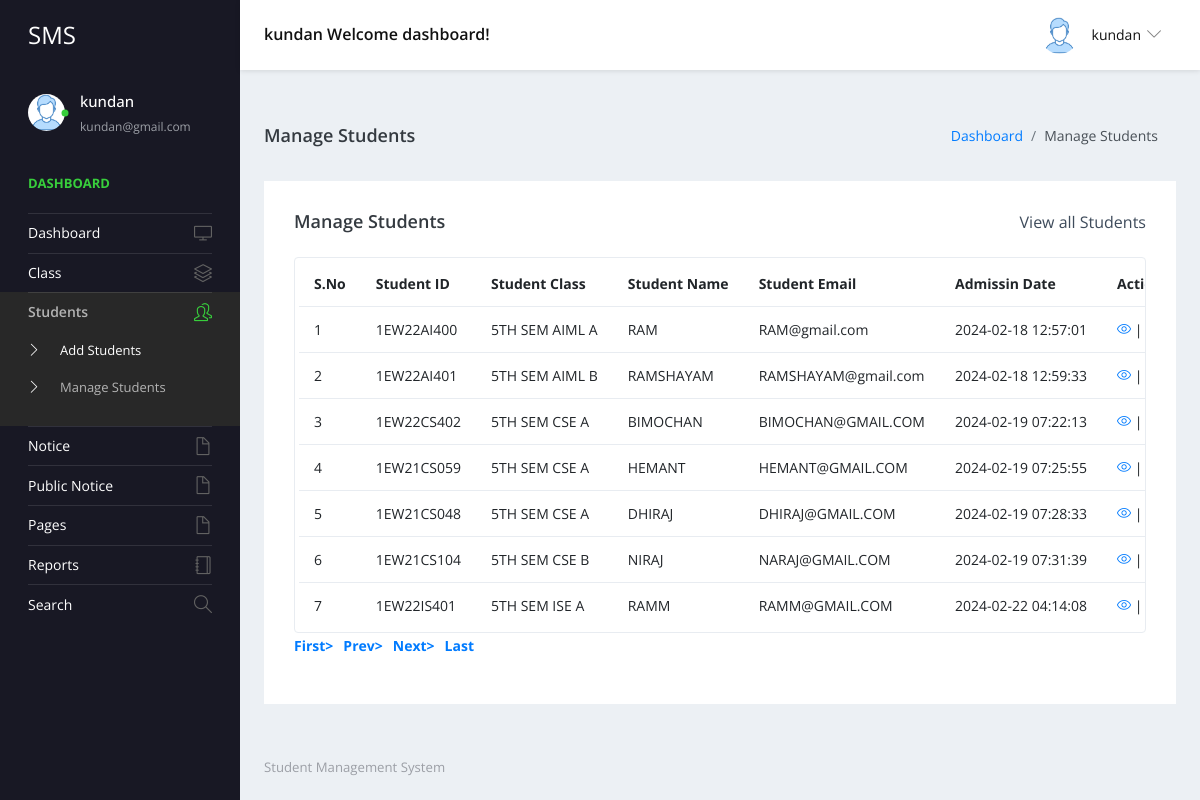
/studentms/admin/manage-students.php (signed in), run on the app's committed database.
### tables this page shows
CREATE TABLE `tblstudent` (
  `ID` int(10) NOT NULL,
  `StudentName` varchar(200) DEFAULT NULL,
  `StudentEmail` varchar(200) DEFAULT NULL,
  `StudentClass` varchar(100) DEFAULT NULL,
  `Gender` varchar(50) DEFAULT NULL,
  `DOB` date DEFAULT NULL,
  `StuID` varchar(200) DEFAULT NULL,
  `FatherName` mediumtext DEFAULT NULL,
  `MotherName` mediumtext DEFAULT NULL,
  `ContactNumber` bigint(10) DEFAULT NULL,
  `AltenateNumber` bigint(10) DEFAULT NULL,
  `Address` mediumtext DEFAULT NULL,
  `UserName` varchar(200) DEFAULT NULL,
  `Password` varchar(200) DEFAULT NULL,
  `Image` varchar(200) DEFAULT NULL,
  `DateofAdmission` timestamp NULL DEFAULT current_timestamp()
);

CREATE TABLE `tblclass` (
  `ID` int(5) NOT NULL,
  `ClassName` varchar(50) DEFAULT NULL,
  `Section` varchar(20) DEFAULT NULL,
  `CreationDate` timestamp NULL DEFAULT current_timestamp()
);

### studentms/admin/manage-students.php (the view, shortened to what this page needs)
<?php
include('includes/dbconnection.php');
if (strlen($_SESSION['sturecmsaid']==0)) {
  header('location:logout.php');
  } else{
?>
<!DOCTYPE html>
<html lang="en">
  <head>
    <link rel="stylesheet" href="vendors/simple-line-icons/css/simple-line-icons.css">
    <link rel="stylesheet" href="vendors/flag-icon-css/css/flag-icon.min.css">
    <link rel="stylesheet" href="vendors/css/vendor.bundle.base.css">
    <link rel="stylesheet" href="./vendors/daterangepicker/daterangepicker.css">
    <link rel="stylesheet" href="./vendors/chartist/chartist.min.css">
    <link rel="stylesheet" href="./css/style.css">
  </head>
  <body>
    <div class="container-scroller">
     <?php include_once('includes/header.php');?>
      <div class="container-fluid page-body-wrapper">
        <?php include_once('includes/sidebar.php');?>
        <div class="main-panel">
          <div class="content-wrapper">
             <div class="page-header">
              <h3 class="page-title"> Manage Students </h3>
              <nav aria-label="breadcrumb">
                <ol class="breadcrumb">
                  <li class="breadcrumb-item"><a href="dashboard.php">Dashboard</a></li>
                  <li class="breadcrumb-item active" aria-current="page"> Manage Students</li>
                </ol>
              </nav>
            </div>
            <div class="row">
              <div class="col-md-12 grid-margin stretch-card">
                <div class="card">
                  <div class="card-body">
                    <div class="d-sm-flex align-items-center mb-4">
                      <h4 class="card-title mb-sm-0">Manage Students</h4>
                      <a href="#" class="text-dark ml-auto mb-3 mb-sm-0"> View all Students</a>
                    </div>
                    <div class="table-responsive border rounded p-1">
                      <table class="table">
                        <thead>
                          <tr>
                            <th class="font-weight-bold">S.No</th>
                            <th class="font-weight-bold">Student ID</th>
                            <th class="font-weight-bold">Student Class</th>
                            <th class="font-weight-bold">Student Name</th>
                            <th class="font-weight-bold">Student Email</th>
                            <th class="font-weight-bold">Admissin Date</th>
                            <th class="font-weight-bold">Action</th>
                          </tr>
                        </thead>
                        <tbody>
                           <?php
                            if (isset($_GET['pageno'])) {
            $pageno = $_GET['pageno'];
        } else {
            $pageno = 1;
        }
        $no_of_records_per_page = 15;
        $offset = ($pageno-1) * $no_of_records_per_page;
       $ret = "SELECT ID FROM tblstudent";
$query1 = $dbh -> prepare($ret);
$query1->execute();
$total_rows=$query1->rowCount();
$total_pages = ceil($total_rows / $no_of_records_per_page);
$sql="SELECT tblstudent.StuID,tblstudent.ID as sid,tblstudent.StudentName,tblstudent.StudentEmail,tblstudent.DateofAdmission,tblclass.ClassName,tblclass.Section from tblstudent join tblclass on tblclass.ID=tblstudent.StudentClass LIMIT $offset, $no_of_records_per_page";
$query = $dbh -> prepare($sql);
$query->execute();
$results=$query->fetchAll(PDO::FETCH_OBJ);
$cnt=1;
if($query->rowCount() > 0)
{
foreach($results as $row)
{               ?>
                          <tr>
                            <td><?php echo htmlentities($cnt);?></td>
                            <td><?php  echo htmlentities($row->StuID);?></td>
                            <td><?php  echo htmlentities($row->ClassName);?> <?php  echo htmlentities($row->Section);?></td>
                            <td><?php  echo htmlentities($row->StudentName);?></td>
                            <td><?php  echo htmlentities($row->StudentEmail);?></td>
                            <td><?php  echo htmlentities($row->DateofAdmission);?></td>
                            <td>
                              <div><a href="edit-student-detail.php?editid=<?php echo htmlentities ($row->sid);?>"><i class="icon-eye"></i></a>
                                                || <a href="manage-students.php?delid=<?php echo ($row->sid);?>" onclick="return confirm('Do you really want to Delete ?');"> <i class="icon-trash"></i></a></div>
                            </td>
                          </tr><?php $cnt=$cnt+1;}} ?>
                        </tbody>
                      </table>
                    </div>
                    <div align="left">
    <ul class="pagination" >
        <li><a href="?pageno=1"><strong>First></strong></a></li>
        <li class="<?php if($pageno <= 1){ echo 'disabled'; } ?>">
            <a href="<?php if($pageno <= 1){ echo '#'; } else { echo "?pageno=".($pageno - 1); } ?>"><strong style="padding-left: 10px">Prev></strong></a>
        </li>
        <li class="<?php if($pageno >= $total_pages){ echo 'disabled'; } ?>">
            <a href="<?php if($pageno >= $total_pages){ echo '#'; } else { echo "?pageno=".($pageno + 1); } ?>"><strong style="padding-left: 10px">Next></strong></a>
        </li>
        <li><a href="?pageno=<?php echo $total_pages; ?>"><strong style="padding-left: 10px">Last</strong></a></li>
    </ul>
</div>
                  </div>
                </div>
              </div>
            </div>
          </div>
         <?php include_once('includes/footer.php');?>
        </div>
      </div>
    </div>
  </body>
</html><?php }  ?>

### studentms/admin/includes/header.php (shortened to what this page needs)
 <nav class="navbar default-layout-navbar col-lg-12 col-12 p-0 fixed-top d-flex flex-row">
        <div class="navbar-brand-wrapper d-flex align-items-center">
          <a class="navbar-brand brand-logo" href="dashboard.php">
            <strong style="color: white;">SMS</strong>
          </a>
        </div><?php
         $aid= $_SESSION['sturecmsaid'];
$sql="SELECT * from tbladmin where ID=:aid";
$query = $dbh -> prepare($sql);
$query->bindParam(':aid',$aid,PDO::PARAM_STR);
$query->execute();
$results=$query->fetchAll(PDO::FETCH_OBJ);
$cnt=1;
if($query->rowCount() > 0)
{
foreach($results as $row)
{               ?>
        <div class="navbar-menu-wrapper d-flex align-items-center flex-grow-1">
          <h5 class="mb-0 font-weight-medium d-none d-lg-flex"><?php  echo htmlentities($row->AdminName);?> Welcome dashboard!</h5>
          <ul class="navbar-nav navbar-nav-right ml-auto">
            <li class="nav-item dropdown d-none d-xl-inline-flex user-dropdown">
              <a class="nav-link dropdown-toggle" id="UserDropdown" href="#" data-toggle="dropdown" aria-expanded="false">
                <img class="img-xs rounded-circle ml-2" src="images/faces/face8.jpg" alt="Profile image"> <span class="font-weight-normal"> <?php  echo htmlentities($row->AdminName);?> </span></a>
                <?php $cnt=$cnt+1;}} ?>
            </li>
          </ul>
        </div>
      </nav>

### studentms/admin/includes/sidebar.php (shortened to what this page needs)
<nav class="sidebar sidebar-offcanvas" id="sidebar">
          <ul class="nav">
            <li class="nav-item nav-profile">
              <a href="#" class="nav-link">
                <div class="profile-image">
                  <img class="img-xs rounded-circle" src="images/faces/face8.jpg" alt="profile image">
                  <div class="dot-indicator bg-success"></div>
                </div>
                <div class="text-wrapper">
                  <?php
         $aid= $_SESSION['sturecmsaid'];
$sql="SELECT * from tbladmin where ID=:aid";
$query = $dbh -> prepare($sql);
$query->bindParam(':aid',$aid,PDO::PARAM_STR);
$query->execute();
$results=$query->fetchAll(PDO::FETCH_OBJ);
$cnt=1;
if($query->rowCount() > 0)
{
foreach($results as $row)
{               ?>
                  <p class="profile-name"><?php  echo htmlentities($row->AdminName);?></p>
                  <p class="designation"><?php  echo htmlentities($row->Email);?></p><?php $cnt=$cnt+1;}} ?>
                </div>
              </a>
            </li>
            <li class="nav-item nav-category">
              <span class="nav-link">Dashboard</span>
            </li>
            <li class="nav-item">
              <a class="nav-link" href="dashboard.php">
                <span class="menu-title">Dashboard</span>
                <i class="icon-screen-desktop menu-icon"></i>
              </a>
            </li>
            <li class="nav-item">
              <a class="nav-link" data-toggle="collapse" href="#ui-basic" aria-expanded="false" aria-controls="ui-basic">
                <span class="menu-title">Class</span>
                <i class="icon-layers menu-icon"></i>
              </a>
            </li>
            <li class="nav-item">
              <a class="nav-link" data-toggle="collapse" href="#ui-basic1" aria-expanded="false" aria-controls="ui-basic1">
                <span class="menu-title">Students</span>
                <i class="icon-people menu-icon"></i>
              </a>
              <div class="collapse" id="ui-basic1">
                <ul class="nav flex-column sub-menu">
                  <li class="nav-item"> <a class="nav-link" href="add-students.php">Add Students</a></li>
                  <li class="nav-item"> <a class="nav-link" href="manage-students.php">Manage Students</a></li>
                </ul>
              </div>
            </li>
            <li class="nav-item">
              <a class="nav-link" data-toggle="collapse" href="#auth" aria-expanded="false" aria-controls="auth">
                <span class="menu-title">Notice</span>
                <i class="icon-doc menu-icon"></i>
              </a>
            </li>
            <li class="nav-item">
              <a class="nav-link" data-toggle="collapse" href="#auth1" aria-expanded="false" aria-controls="auth">
                <span class="menu-title">Public Notice</span>
                <i class="icon-doc menu-icon"></i>
              </a>
              <li class="nav-item">
              <a class="nav-link" data-toggle="collapse" href="#auth2" aria-expanded="false" aria-controls="auth">
                <span class="menu-title">Pages</span>
                <i class="icon-doc menu-icon"></i>
              </a>
            </li>
              <li class="nav-item">
              <a class="nav-link" href="between-dates-reports.php">
                <span class="menu-title">Reports</span>
                <i class="icon-notebook menu-icon"></i>
              </a>
            </li>
            <li class="nav-item">
              <a class="nav-link" href="search.php">
                <span class="menu-title">Search</span>
                <i class="icon-magnifier menu-icon"></i>
              </a>
            </li>
            </li>
          </ul>
        </nav>

### data on the page
tblstudent: StuID "1EW22AI400", tblclass.ClassName "5TH SEM AIML", tblclass.Section "A", StudentName "RAM", StudentEmail "RAM@gmail.com", DateofAdmission "2024-02-18 12:57:01"
tblstudent: StuID "1EW22AI401", tblclass.ClassName "5TH SEM AIML", tblclass.Section "B", StudentName "RAMSHAYAM", StudentEmail "RAMSHAYAM@gmail.com", DateofAdmission "2024-02-18 12:59:33"
tblstudent: StuID "1EW22CS402", tblclass.ClassName "5TH SEM CSE", tblclass.Section "A", StudentName "BIMOCHAN", StudentEmail "BIMOCHAN@GMAIL.COM", DateofAdmission "2024-02-19 07:22:13"
tblstudent: StuID "1EW21CS059", tblclass.ClassName "5TH SEM CSE", tblclass.Section "A", StudentName "HEMANT", StudentEmail "HEMANT@GMAIL.COM", DateofAdmission "2024-02-19 07:25:55"
tblstudent: StuID "1EW21CS048", tblclass.ClassName "5TH SEM CSE", tblclass.Section "A", StudentName "DHIRAJ", StudentEmail "DHIRAJ@GMAIL.COM", DateofAdmission "2024-02-19 07:28:33"
tblstudent: StuID "1EW21CS104", tblclass.ClassName "5TH SEM CSE", tblclass.Section "B", StudentName "NIRAJ", StudentEmail "NARAJ@GMAIL.COM", DateofAdmission "2024-02-19 07:31:39"
tblstudent: StuID "1EW22IS401", tblclass.ClassName "5TH SEM ISE", tblclass.Section "A", StudentName "RAMM", StudentEmail "RAMM@GMAIL.COM", DateofAdmission "2024-02-22 04:14:08"

### other printed values
$row->AdminName "kundan"
$row->Email "kundan@gmail.com"
